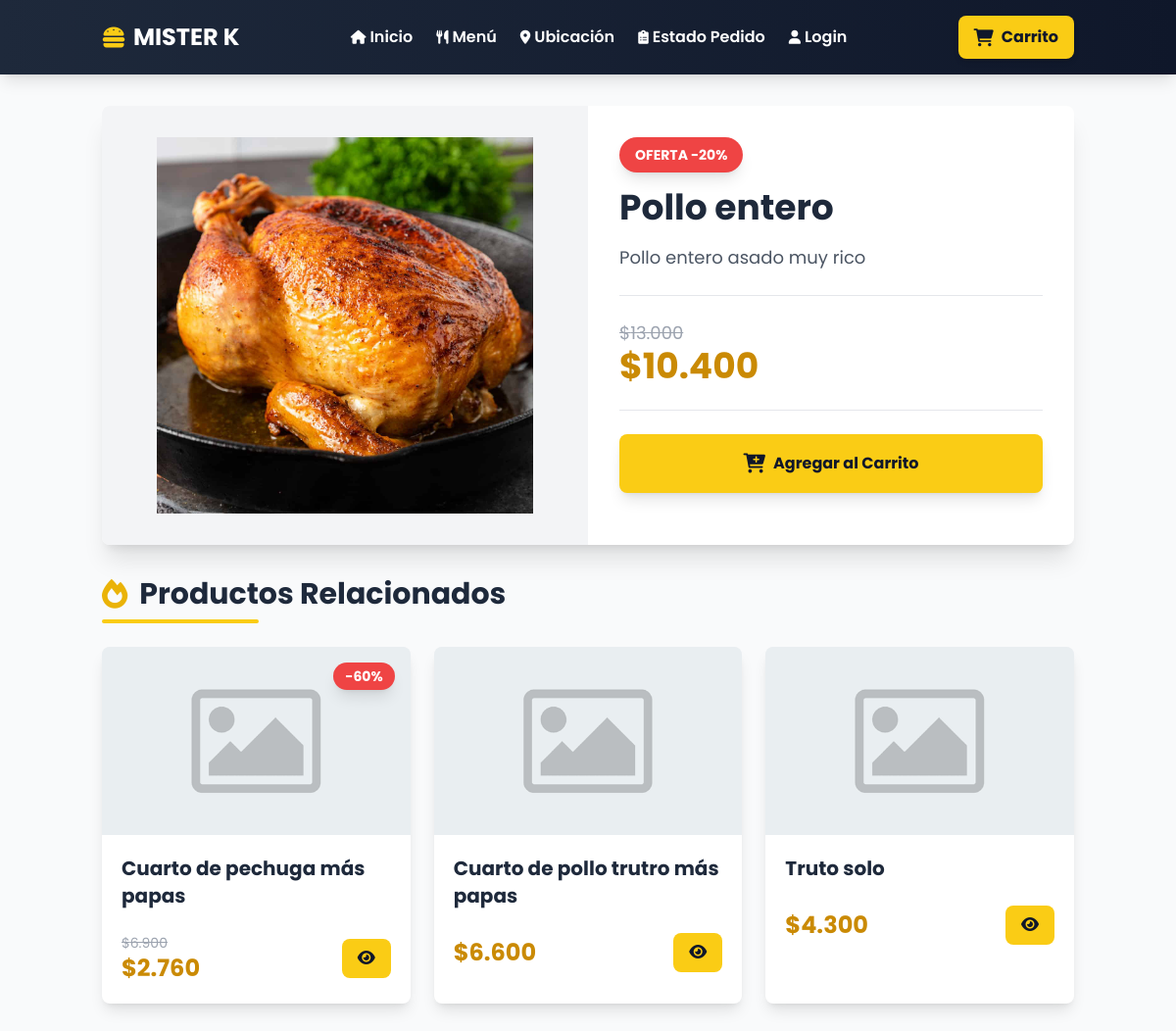
The page /producto/0/ on the database its author committed.
### misterK/models.py (models this page shows, shortened)
class Productos(models.Model):
    nombre = models.CharField(max_length=50)
    precio = models.IntegerField()
    descripcion = models.CharField(max_length=100)
    categoria = models.ForeignKey(Categorias, on_delete=models.CASCADE)
    oferta = models.BooleanField(default=False)
    porcentajeOferta = models.IntegerField()
    imagen = models.ImageField(upload_to='productos/',null=True,blank=True)
    def precio_con_descuento(self):
        if self.oferta:
            return int(round(self.precio * (1 - self.porcentajeOferta / 100)))
        return self.precio

### misterK/views.py (the view)
# urls.py: path('producto/<int:id>/', views.detalle_producto, name='detalle_producto'),
def detalle_producto(request, id):
    producto = get_object_or_404(Productos, id=id)
    categorias = Categorias.objects.all()
    productos_relacionados = Productos.objects.filter(categoria=producto.categoria).exclude(id=producto.id)[:3]
    data = {
        'producto': producto,
        'categorias' : categorias,
        'productos_relacionados' : productos_relacionados
    }
    return render(request, 'detalle_producto.html',data)

### misterK/context_processors.py (called while the page is built)
def usuario_sesion(request):
    usuario_sesion = None
    usuario_rut = request.session.get('usuario_rut', None)
    if usuario_rut:
        try:
            usuario_sesion = Usuario.objects.get(rut=usuario_rut)
        except Usuario.DoesNotExist:
            pass
    return {'usuario_sesion': usuario_sesion}

### misterK/templatetags/formato_precio.py (called while the page is built)
@register.filter(name='formato_precio')
def formato_precio(value):
    try:
        numero = int(float(value))
        return f"{numero:,}".replace(",", ".")
    except (ValueError, TypeError):
        return value

### templates/detalle_producto.html (shortened to what this page needs)
{% extends "base.html" %}
{% load static %}
{% load formato_precio %}
{% block header_title %}MISTER K{% endblock %}
{% block content %}
<div class="container mx-auto px-4 py-8">
  <div class="max-w-6xl mx-auto">
    <div class="bg-white rounded-lg shadow-xl overflow-hidden mb-8">
      <div class="md:flex">
        <div class="md:w-1/2 bg-gray-100 p-8 flex items-center justify-center">
          {% if producto.imagen %}
            <img class="object-contain max-h-96 w-full rounded-lg"
                 src="{{ producto.imagen.url }}"
                 alt="{{ producto.nombre }}">
          {% else %}
            <img class="object-contain max-h-96 w-full rounded-lg"
                 src="{% static 'images/default_image.png' %}"
                 alt="Imagen por defecto">
          {% endif %}
        </div>
        <div class="md:w-1/2 p-8">
          {% if producto.oferta == 1 %}
            <div class="mb-4">
              <span class="bg-red-500 text-white px-4 py-2 rounded-full font-bold text-sm shadow-lg inline-block">
                OFERTA -{{ producto.porcentajeOferta }}%
              </span>
            </div>
          {% endif %}
          <h1 class="text-4xl font-bold text-slate-800 mb-4">{{ producto.nombre }}</h1>
          <p class="text-gray-600 text-lg mb-6 leading-relaxed">{{ producto.descripcion }}</p>
          <div class="border-t border-b border-gray-200 py-6 mb-6">
            <div class="flex items-center justify-between">
              <div>
                {% if producto.oferta == 1 %}
                  <div class="flex flex-col">
                    <span class="text-gray-400 line-through text-lg">${{ producto.precio|formato_precio }}</span>
                    <span class="text-4xl font-bold text-yellow-600">${{ producto.precio_con_descuento|formato_precio }}</span>
                  </div>
                {% else %}
                  <span class="text-4xl font-bold text-yellow-600">${{ producto.precio|formato_precio }}</span>
                {% endif %}
              </div>
            </div>
          </div>
          <button
            class="w-full bg-yellow-400 hover:bg-yellow-500 text-slate-900 font-bold py-4 px-6 rounded-lg transition-all duration-200 shadow-lg hover:shadow-xl transform hover:scale-105 flex items-center justify-center space-x-2"
            onclick="abrirModalAgregados({{ producto.id }}, '{{ producto.nombre }}', {% if producto.oferta %}{{ producto.precio_con_descuento }}{% else %}{{ producto.precio }}{% endif %})">
            <i class="fas fa-cart-plus text-xl"></i>
            <span>Agregar al Carrito</span>
          </button>
        </div>
      </div>
    </div>
    {% if productos_relacionados %}
      <div class="mb-8">
        <div class="mb-6">
          <h2 class="text-3xl font-bold text-slate-800 mb-2 flex items-center space-x-3">
            <i class="fas fa-fire text-yellow-500"></i>
            <span>Productos Relacionados</span>
          </h2>
          <div class="h-1 w-40 bg-yellow-400 rounded"></div>
        </div>
        <div class="grid grid-cols-1 sm:grid-cols-2 lg:grid-cols-3 gap-6">
          {% for p in productos_relacionados %}
            <div class="bg-white rounded-lg shadow-lg overflow-hidden hover:shadow-xl transition-all duration-300 transform hover:-translate-y-2 cursor-pointer"
                 onClick="window.location.href='/producto/{{ p.id }}/'">
              <div class="relative h-48 bg-gray-100 overflow-hidden">
                {% if p.imagen %}
                  <img class="object-cover w-full h-full hover:scale-110 transition-transform duration-300"
                       src="{{ p.imagen.url }}" alt="{{ p.nombre }}">
                {% else %}
                  <img class="object-cover w-full h-full hover:scale-110 transition-transform duration-300"
                       src="{% static 'images/default_image.png' %}" alt="Imagen por defecto">
                {% endif %}
                {% if p.oferta == 1 %}
                  <div class="absolute top-4 right-4 bg-red-500 text-white px-3 py-1 rounded-full font-bold text-sm shadow-lg">
                    -{{ p.porcentajeOferta }}%
                  </div>
                {% endif %}
              </div>
              <div class="p-5">
                <h4 class="text-xl font-bold text-slate-800 mb-2">{{ p.nombre }}</h4>
                <div class="flex items-center justify-between">
                  {% if p.oferta == 1 %}
                    <div class="flex flex-col">
                      <span class="text-gray-400 line-through text-sm">${{ p.precio|formato_precio }}</span>
                      <span class="text-2xl font-bold text-yellow-600">${{ p.precio_con_descuento|formato_precio }}</span>
                    </div>
                  {% else %}
                    <span class="text-2xl font-bold text-yellow-600">${{ p.precio|formato_precio }}</span>
                  {% endif %}
                  <button class="bg-yellow-400 hover:bg-yellow-500 text-slate-900 font-bold py-2 px-4 rounded-lg transition-colors duration-200">
                    <i class="fas fa-eye"></i>
                  </button>
                </div>
              </div>
            </div>
          {% endfor %}
        </div>
      </div>
    {% endif %}
  </div>
</div>
{% endblock %}

### templates/base.html (style rules this page uses)
body { font-family: 'Poppins', sans-serif; }

### rows shown on the page
Productos: imagen (picture), porcentajeOferta "20", nombre "Pollo entero", descripcion "Pollo entero asado muy rico", precio "13.000", precio_con_descuento "10.400"
Productos: porcentajeOferta "60", nombre "Cuarto de pechuga más papas", precio "6.900", precio_con_descuento "2.760"
Productos: nombre "Cuarto de pollo trutro más papas", precio "6.600"
Productos: nombre "Truto solo", precio "4.300"
